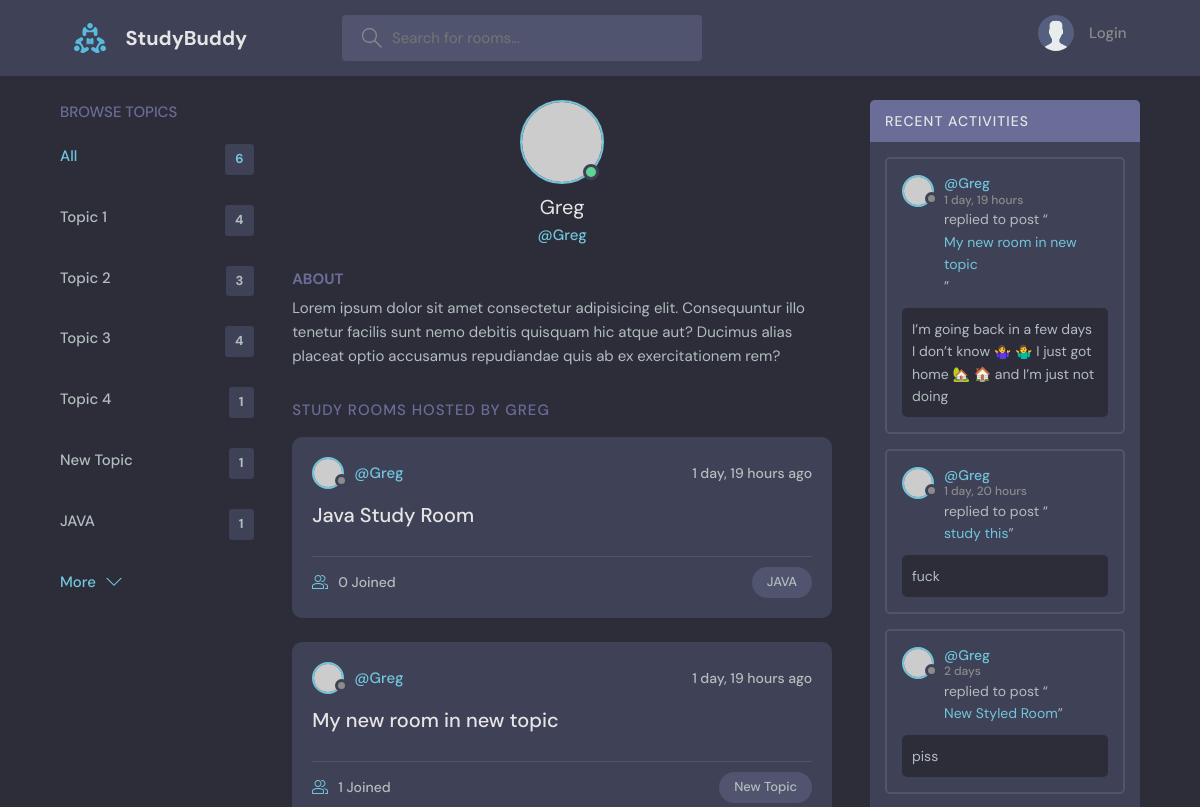
The page /userProfile/5 (upper part) on the database as committed earlier.
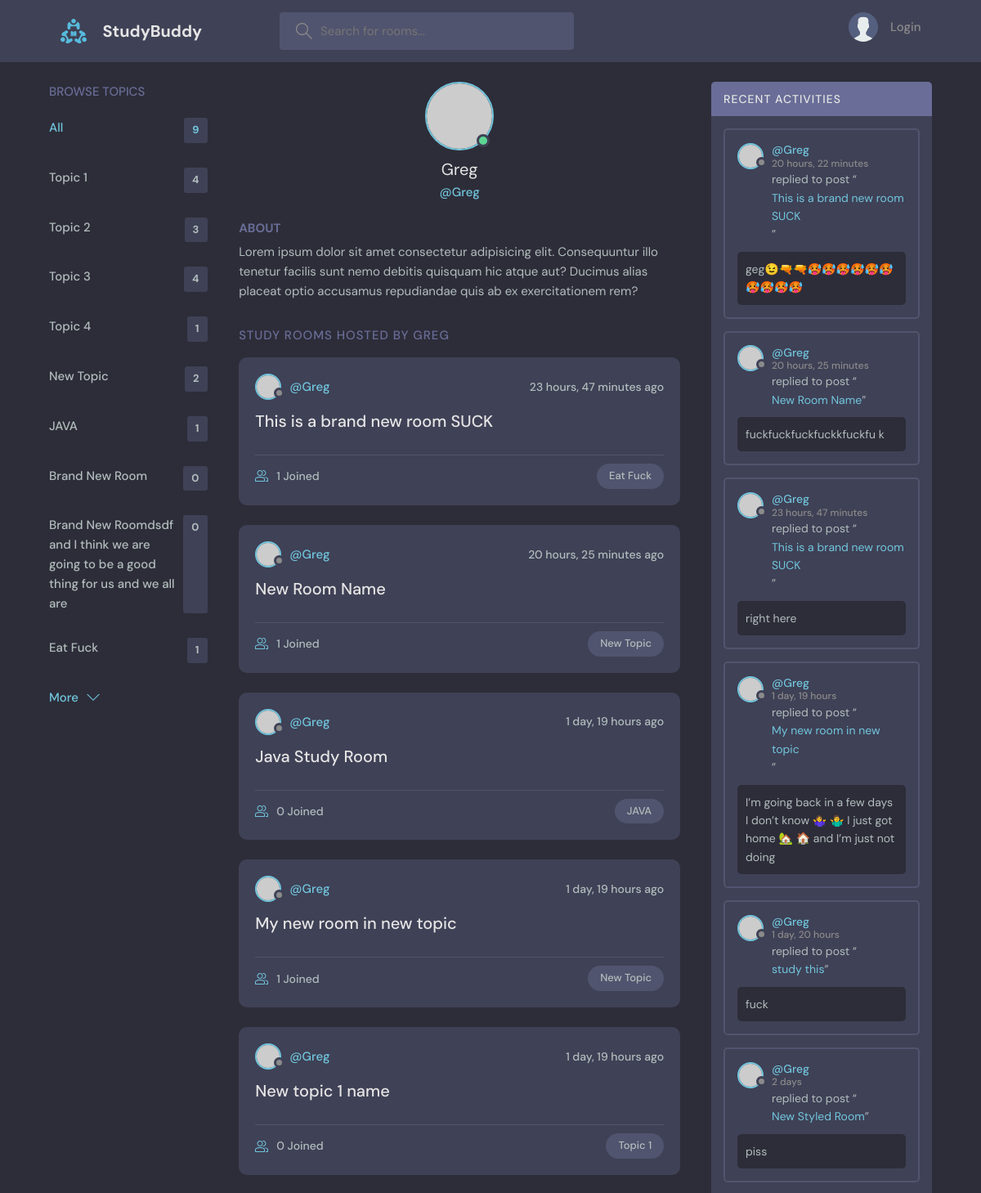
The same page on the database as committed later.
### base/models.py (models this page shows)
class Topic(models.Model):
    name = models.CharField(max_length=200)
    def __str__(self):
        return self.name

class Room(models.Model):
    host = models.ForeignKey(User, on_delete=models.SET_NULL, null=True) # On delete of the user, this field is set
    topic = models.ForeignKey(Topic, on_delete=models.SET_NULL, null=True)
    name = models.CharField(max_length=200)
    description = models.TextField(null=True, blank=True)  # the null input arguments allow the database to have a
    participants = models.ManyToManyField(User, related_name='participants', blank=True)
    updated = models.DateTimeField(auto_now=True)  # Any time the save method is called, this will auto populate
    created = models.DateTimeField(auto_now_add=True)  # The difference between auto_now and auto_add_now is that
    class Meta:
        ordering = ['-updated', '-created']
    def __str__(self):
        return self.name

class Message(models.Model):
    user = models.ForeignKey(User, on_delete=models.CASCADE)
    room = models.ForeignKey(Room, on_delete=models.CASCADE)  # Cascade means if the foreign key is deleted, this
    body = models.TextField()
    updated = models.DateTimeField(auto_now=True)
    created = models.DateTimeField(auto_now_add=True)
    class Meta:
        ordering = ['-updated', '-created']
    def __str__(self):
        return self.body[0:50]  # Return only the first 50 characters

### base/views.py (the view)
# urls.py: path('userProfile/<str:pk>', views.userProfile, name='user-profile'),
def userProfile(request, pk):
    user = User.objects.get(id=pk)
    rooms = user.room_set.all()
    user_messages = user.message_set.all()
    topics = Topic.objects.all()
    context = {'user': user, 'rooms': rooms, 'room_messages': user_messages, 'topics': topics}
    return render(request, 'base/User_Profile.html', context)

### base/Templates/Base/User_Profile.html (shortened to what this page needs)
{% extends 'MainTemplate.html' %}
{% load static %}
{% block content %}
<body>
<main class="profile-page layout layout--3">
    <div class="container">
        {% include 'base/Topics_Component.html'%}
        <div class="roomList">
            <div class="profile">
                <div class="profile__avatar">
                    <div class="avatar avatar--large active">
                        <img src="https://randomuser.me/api/portraits/men/11.jpg"/>
                    </div>
                </div>
                <div class="profile__info">
                    <h3>{{user.username}}</h3>
                    <p>@{{user}}</p>
                </div>
                <div class="profile__about">
                    <h3>About</h3>
                    <p>
                        Lorem ipsum dolor sit amet consectetur adipisicing elit. Consequuntur illo tenetur
                        facilis sunt nemo debitis quisquam hic atque aut? Ducimus alias placeat optio
                        accusamus repudiandae quis ab ex exercitationem rem?
                    </p>
                </div>
            </div>
            <div class="roomList__header">
                <div>
                    <h2>Study Rooms Hosted by {{user.username}}
                    </h2>
                </div>
            </div>
            {% include 'base/Feed_Component.html' %}
        </div>
        {% include 'base/Activity_Component.html' %}
    </div>
</main>
</body>
{% endblock %}

### Templates/MainTemplate.html (shortened to what this page needs)
<!DOCTYPE html>
{% load static %}
<html lang="en">
  <head>
    <link rel="stylesheet" href="{% static 'styles/style.css' %}" />
  </head>
  <body>
    {% include 'Navbar.html' %}
    {% block content%}
    {% endblock %}
  </body>
</html>

### Templates/Navbar.html (shortened to what this page needs)
{% load static %}
<header class="header header--loggedIn">
      <div class="container">
        <a href="{% url 'home' %}" class="header__logo">
          <img src="{% static 'images/logo.svg' %}" />
          <h1>StudyBuddy</h1>
        </a>
        <form class="header__search" method="GET" action="{% url 'home' %}">
          <label>
            <input placeholder="Search for rooms..." name="q"/>
          </label>
        </form>
        <nav class="header__menu">
          {% if request.user.is_authenticated %}
          <div class="header__user">
            <a href="{% url 'update-user' user.id %}">
              <div class="avatar avatar--medium active">
                <img src="https://randomuser.me/api/portraits/men/37.jpg" />
              </div>
              <p>{{request.user.username}} <span>@{{request.user.username}}</span></p>
            </a>
            <button class="dropdown-button">
              <svg version="1.1" xmlns="http://www.w3.org/2000/svg" width="32" height="32" viewBox="0 0 32 32">
                <title>chevron-down</title>
                <path d="M16 21l-13-13h-3l16 16 16-16h-3l-13 13z"></path>
              </svg>
            </button>
          </div>
          <div class="dropdown-menu">
            <a href="{% url 'update-user' request.user.id %}" class="dropdown-link"
              ><svg version="1.1" xmlns="http://www.w3.org/2000/svg" width="32" height="32" viewBox="0 0 32 32">
                <title>tools</title>
                <path
                  d="M27.465 32c-1.211 0-2.35-0.471-3.207-1.328l-9.392-9.391c-2.369 0.898-4.898 0.951-7.355 0.15-3.274-1.074-5.869-3.67-6.943-6.942-0.879-2.682-0.734-5.45 0.419-8.004 0.135-0.299 0.408-0.512 0.731-0.572 0.32-0.051 0.654 0.045 0.887 0.277l5.394 5.395 3.586-3.586-5.394-5.395c-0.232-0.232-0.336-0.564-0.276-0.887s0.272-0.596 0.572-0.732c2.552-1.152 5.318-1.295 8.001-0.418 3.274 1.074 5.869 3.67 6.943 6.942 0.806 2.457 0.752 4.987-0.15 7.358l9.392 9.391c0.844 0.842 1.328 2.012 1.328 3.207-0 2.5-2.034 4.535-4.535 4.535zM15.101 19.102c0.26 0 0.516 0.102 0.707 0.293l9.864 9.863c0.479 0.479 1.116 0.742 1.793 0.742 1.398 0 2.535-1.137 2.535-2.535 0-0.668-0.27-1.322-0.742-1.793l-9.864-9.863c-0.294-0.295-0.376-0.74-0.204-1.119 0.943-2.090 1.061-4.357 0.341-6.555-0.863-2.631-3.034-4.801-5.665-5.666-1.713-0.561-3.468-0.609-5.145-0.164l4.986 4.988c0.391 0.391 0.391 1.023 0 1.414l-5 5c-0.188 0.188-0.441 0.293-0.707 0.293s-0.52-0.105-0.707-0.293l-4.987-4.988c-0.45 1.682-0.397 3.436 0.164 5.146 0.863 2.631 3.034 4.801 5.665 5.666 2.2 0.721 4.466 0.604 6.555-0.342 0.132-0.059 0.271-0.088 0.411-0.088z"
                ></path>
              </svg>
              Settings</a>
            <a href="{% url 'logout'%}" class="dropdown-link"
              ><svg version="1.1" xmlns="http://www.w3.org/2000/svg" width="32" height="32" viewBox="0 0 32 32">
                <title>sign-out</title>
                <path
                  d="M3 0h22c0.553 0 1 0 1 0.553l-0 3.447h-2v-2h-20v28h20v-2h2l0 3.447c0 0.553-0.447 0.553-1 0.553h-22c-0.553 0-1-0.447-1-1v-30c0-0.553 0.447-1 1-1z"
                ></path>
                <path
                  d="M21.879 21.293l1.414 1.414 6.707-6.707-6.707-6.707-1.414 1.414 4.293 4.293h-14.172v2h14.172l-4.293 4.293z"
                ></path>
              </svg>
              Logout</a>
            {% else %}
          <a href="{% url 'login' %}">
            <img src="{% static 'images/avatar.svg' %}" />
            <p>Login</p>
          </a>
            {% endif %}
          </div>
    </header>

### base/Templates/Base/Topics_Component.html
        <div class="topics">
          <div class="topics__header">
            <h2>Browse Topics</h2>
          </div>
          <ul class="topics__list">
            <li>
              <a href="{%url 'home' %}" class="active">All <span>{{topics.count}}</span></a>
            </li>
            {% for topic in topics %}
            <li>
              <a href =" {%url 'home' %}?q={{topic.name}} ">{{topic}}<span>{{topic.room_set.all.count}}</span></a>
            </li>
            {% endfor %}
          </ul>
          <a class="btn btn--link" href="topics.html">
            More
            <svg version="1.1" xmlns="http://www.w3.org/2000/svg" width="32" height="32" viewBox="0 0 32 32">
              <title>chevron-down</title>
              <path d="M16 21l-13-13h-3l16 16 16-16h-3l-13 13z"></path>
            </svg>
          </a>
        </div>

### base/Templates/Base/Feed_Component.html (shortened to what this page needs)
{% for room in rooms %}
<div class="roomListRoom">
    <div class="roomListRoom__header">
        <a href="{% url 'user-profile' room.host.id %}" class="roomListRoom__author">
            <div class="avatar avatar--small">
                <img src="https://randomuser.me/api/portraits/women/11.jpg"/>
            </div>
            <span>@{{room.host.username}}</span>
        </a>
        <div class="roomListRoom__actions">
            <span>{{room.created|timesince}} ago</span>
        </div>
    </div>
    <div class="roomListRoom__content">
        <a href="{% url 'room' room.id %}">{{room.name}}</a>
    </div>
    <div class="roomListRoom__meta">
        <a href="{% url 'room' room.id %}" class="roomListRoom__joined">
            {{room.participants.all.count}} Joined
        </a>
        <p class="roomListRoom__topic">{{room.topic.name}}</p>
    </div>
</div>
{% endfor %}

### base/Templates/Base/Activity_Component.html (shortened to what this page needs)
<div class="activities">
    <div class="activities__header">
        <h2>Recent Activities</h2>
    </div>
    {% for message in room_messages %}
    <div class="activities__box">
        <div class="activities__boxHeader roomListRoom__header">
            <a href="{% url 'user-profile' message.user.id %}" class="roomListRoom__author">
                <div class="avatar avatar--small">
                    <img src="https://randomuser.me/api/portraits/women/11.jpg"/>
                </div>
                <p>
                    @{{message.user}}
                    <span>{{message.created|timesince}}</span>
                </p>
            </a>
        </div>
        <div class="activities__boxContent">
            <p>replied to post “<a href="{% url 'room' message.room.id %}">{{message.room.name}}</a>”</p>
            <div class="activities__boxRoomContent">
                {{message.body}}
            </div>
        </div>
    </div>
    {% endfor %}
</div>

Rows that differ between the two databases and show on the page:
computed for Topic "New Topic": room_set.all.count "1" → "2"
added Topic: name "Brand New Room", room_set.all.count "0"
added Topic: name "Brand New Roomdsdf and I think we are going to be a good thing for us and we all are", room_set.all.count "0"
added Topic: name "Eat Fuck", room_set.all.count "1"
added Room: host.username "Greg", created "23 hours, 47 minutes", name "This is a brand new room SUCK", participants.all.count "1", topic.name "Eat Fuck"
added Room: host.username "Greg", created "20 hours, 25 minutes", name "New Room Name", participants.all.count "1", topic.name "New Topic"
now on this page (row unchanged): Room: host.username "Greg", created "1 day, 19 hours", name "New topic 1 name", participants.all.count "0", topic.name "Topic 1"
added Message: user "Greg", created "20 hours, 22 minutes", room.name "This is a brand new room SUCK", body "geg😉🔫🔫🥵🥵🥵🥵🥵🥵🥵🥵🥵🥵"
added Message: user "Greg", created "20 hours, 25 minutes", room.name "New Room Name", body "fuckfuckfuckfuckkfuckfu k"
added Message: user "Greg", created "23 hours, 47 minutes", room.name "This is a brand new room SUCK", body "right here"
Other text that changed with them:
{{ topics.count }}: "6" → "9"
